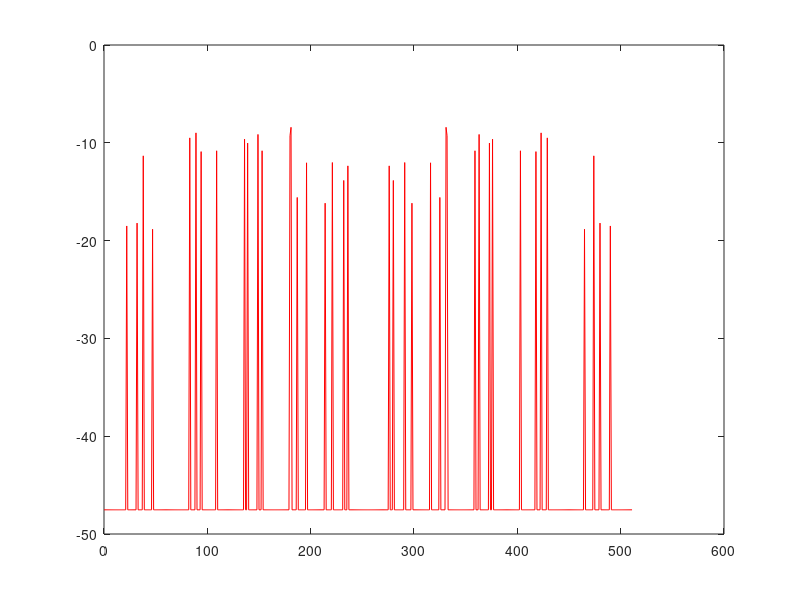
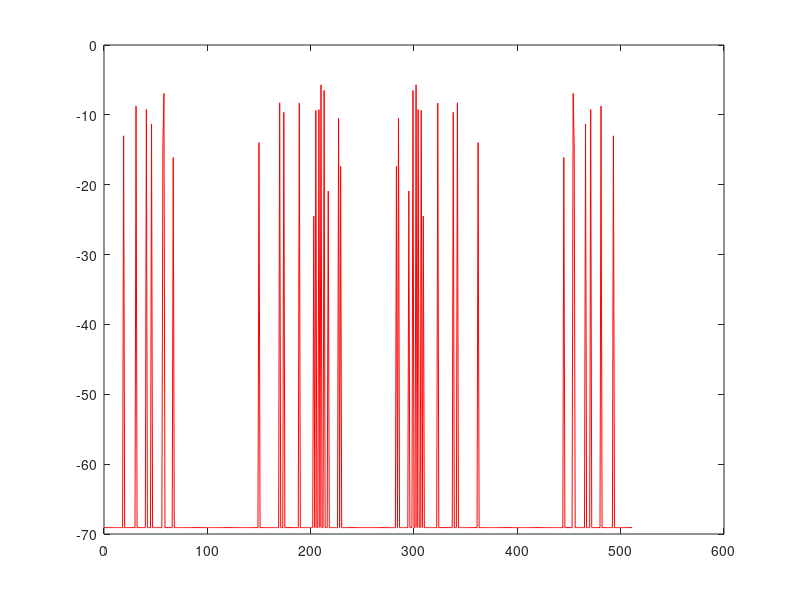
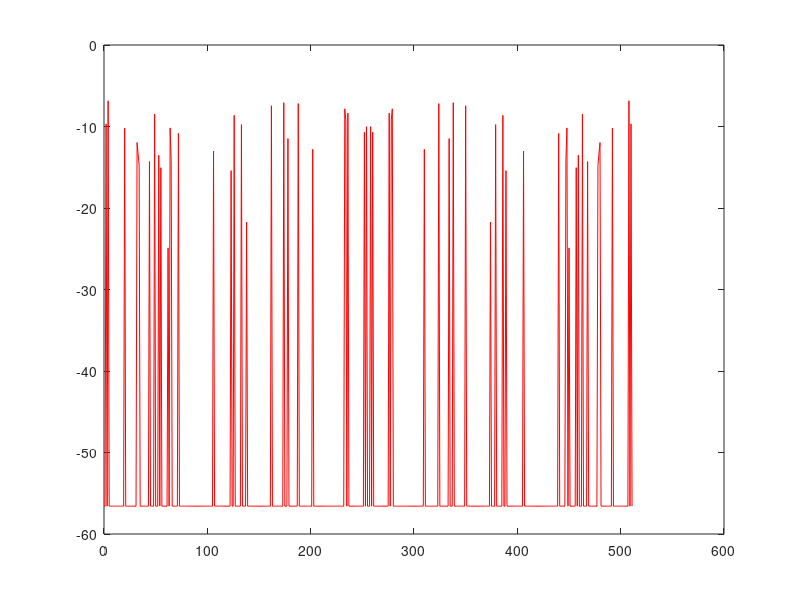
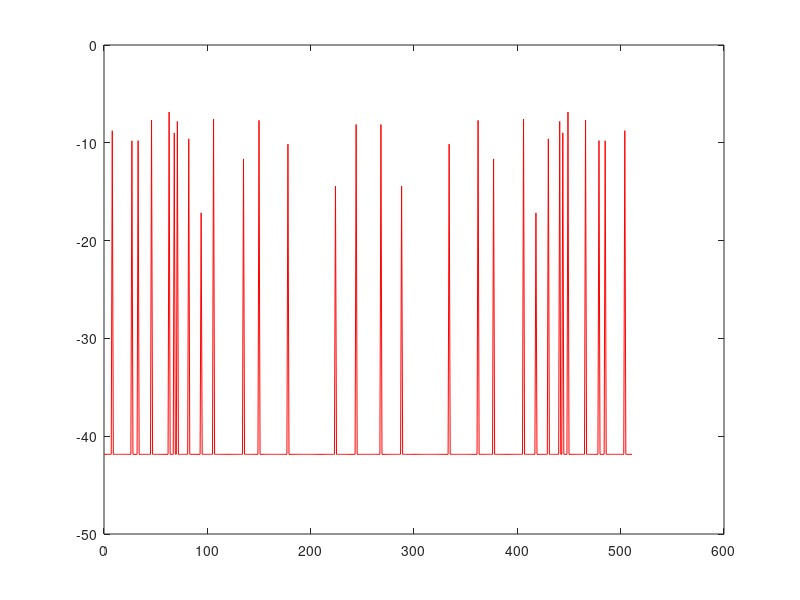

The MATLAB source for these figures, in order:
function L3Z4
					%% point A: unpacking the packets
	clc
	close all;
	clear all;
	
	load('lab_03.mat');
	
	K = 8;			% frame amount
	N = 512;		% data sample amount
	M = 32;			% prefix sample amount
	
	%plot(x_13);
	
	f = rand(1,512+32);
	kek = unpackFrame(f,N,M,0);
	
	for i = 1:K		% unpacking all the frames into a matrix
		offset = (i-1)*(M+N)+1;
		x(i,:) = unpackFrame(x_13,N,M,offset);
					
		%cheb120Win = chebwin(N,120)';		% can use the Chebyshev window to increase the visibility
		%x(i,:) = x(i,:) .* cheb120Win;
	end

					%% performing transform
	for i = 1:K
		X(i,:) = fft(x(i,:))./N;
	end
	
					%% plotting
					
	%fs = 2048000;
	fs = N;
	dt = 1/fs;
	df = 1/(N*dt);
	f = 0:df:(N-1)*df;
	
	for i = 1:K
		figure('Name',['Frame number: ' num2str(i)],'NumberTitle','off');
		plot(f,20*log10(abs(X(i,:))),'r');	% plotting in dB for better visibility
		%plot(f,abs(X(i,:)),'b');
		%plot(f(1:length(f)/2),abs(X(i,1:length(X)/2)));
	end
	
end

function [x] = unpackFrame(f,N,M,offset)
	x = f(M+1+offset:N+M+offset);
end
